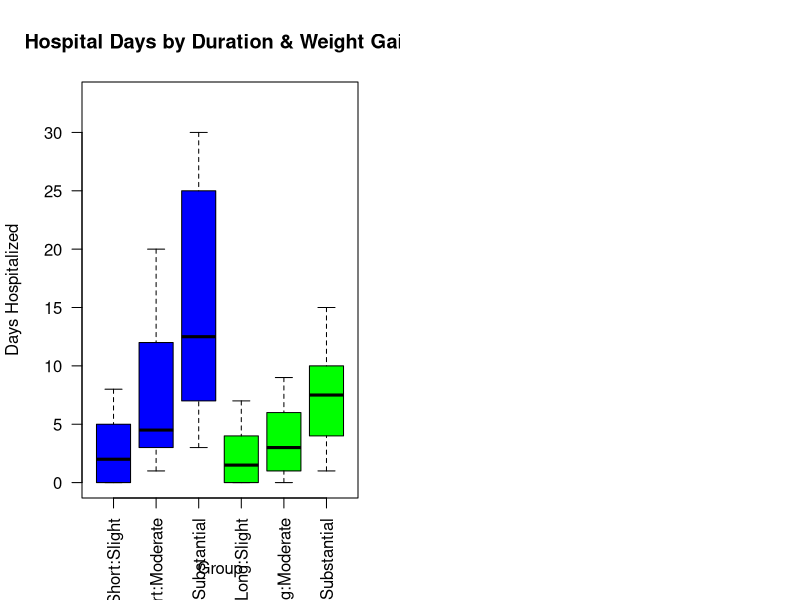
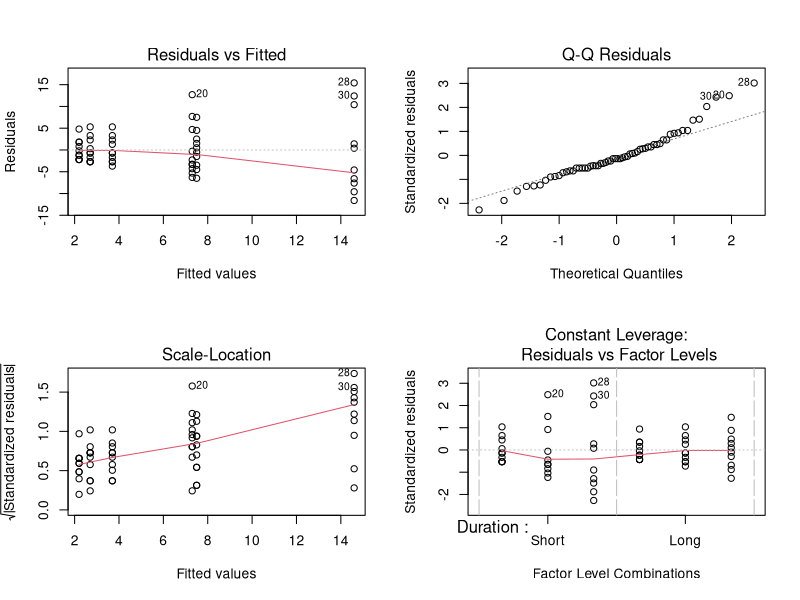

These figures' R source, in order: (Note: this script raises an error after producing the figures.)
library(dplyr)
library(MASS)
library(multcomp)

days <- c(
  0, 2, 1, 3, 0, 2, 0, 5, 6, 8, 2, 4, 7, 12, 15, 4, 3, 1, 5, 20, 15, 10, 8, 5, 25, 16, 7, 30, 3, 27, 0, 1, 1, 0, 4, 2, 7, 4, 0, 3, 5, 3, 2, 0, 1, 1, 3, 6, 7, 9, 10, 8, 12, 3, 7, 15, 4, 9, 6, 1
)

duration <- c(rep(1, 30), rep(2, 30)) 
weight   <- rep(c(rep(1, 10), rep(2, 10), rep(3, 10)), 2)

# Combine into a data frame
KidneyFailure <- data.frame(
  Days = days,
  Duration = factor(duration, labels = c("Short", "Long")),
  WeightGain = factor(weight, labels = c("Slight", "Moderate", "Substantial"))
)

# Checking cell balance
table(KidneyFailure$Duration, KidneyFailure$WeightGain) 
# 10 in every cell --> balanced

summary.stats <- KidneyFailure %>%
  group_by(Duration, WeightGain) %>%
  summarise(
    Mean = mean(Days),
    Var = var(Days),
    SD = sd(Days)
  )

print(summary.stats)
#SD for short/slight = 2.7, for short/substantial = 9.7 --> red flag for heteroscedasticity

# boxplot (HA)
KidneyFailure$Group <- interaction(KidneyFailure$Duration, 
                                   KidneyFailure$WeightGain,
                                   sep=":")
KidneyFailure$Group <- factor(KidneyFailure$Group,
                              levels=c("Short:Slight", "Short:Moderate", 
                                       "Short:Substantial", "Long:Slight",
                                       "Long:Moderate", "Long:Substantial"))
par(mfrow = c(1,2))
boxplot(Days ~ Group, data=KidneyFailure,
        main="Hospital Days by Duration & Weight Gain",
        ylab="Days Hospitalized",
        xlab="Group",
        las=2,
        col = rep(c("blue","green"), each=3),
        border="black",
        ylim=c(0, max(KidneyFailure$Days) * 1.1))
# ANALYSIS (HA)
# Test interaction using ANOVA
anova(lm(Days ~ Duration * WeightGain, data = KidneyFailure))
# Test main factors using ANOVA
anova_results <- anova(lm(Days ~ Duration + WeightGain, data = KidneyFailure))
print(anova_results)

# MODEL AND ASSUMPTIONS

model.full <- lm(Days ~ Duration * WeightGain, data = KidneyFailure)
model.full

par(mfrow = c(2, 2))
plot(model.full) 
par(mfrow = c(1, 1))
#Residuals plot shows funnel shape (bigger spread in residuals for higher values)

shapiro.test(residuals(model.full))
#significant --> abnormal distribution of residuals

library(car)
# Homogeneity test (HA)
levene_result <- leveneTest(Days ~ Duration * WeightGain, 
                            data = KidneyFailure, center = mean)

print(levene_result)
#p-value < 0.001 indicates unequal variances across treatment duration and
# weight gain group.

# TRANSFORMATIONS

#box cox to find best transform
#use days + 1 since log(0) won't work
model.plus.1 <- lm(Days + 1 ~ Duration * WeightGain, data = KidneyFailure)
bc <- boxcox(model.plus.1, lambda = seq(-2, 2, 0.1))

# Find best Lambda
lambda.max <- max(bc$y)
best.lambda <- bc$x[bc$y == lambda.max]
print(best.lambda)

# Since lambda approaches 0 we use log-transformation
KidneyFailure$Days.Log <- log(KidneyFailure$Days + 1)

# TRANSFORMED MODEL

fit.full <- aov(Days.Log ~ Duration * WeightGain, data = KidneyFailure)

par(mfrow = c(2, 2))
plot(fit.full) 
par(mfrow = c(1, 1))

shapiro.test(residuals(fit.full))
#transformation seems to have fixed homoscedastisticy

summary(fit.full)
# interaction is not significant --> leave it out of model

fit.main <- aov(Days.Log ~ Duration + WeightGain, data = KidneyFailure)
summary(fit.main)

# POST HOC ANALYSIS (Weight gain)

#Tukey for WeightGain
tukey.weight <- glht(fit.main, linfct = mcp(WeightGain = "Tukey"))
tukey.ci <- confint(tukey.weight)
summary(tukey.weight)
plot(tukey.weight)

# Run Tukey's HSD on the model
# P-values of TukeyHSD are more accurate, glht() approximates those p-values
# Prof Alonso did use glht() tukey to calculate the pairwise difference which are the same between the two functions
# for the p-values he used TukeyHSD
TukeyHSD(fit.main, which = "WeightGain")


#back transofrmation for Weight Gain
weightgain.bt <- data.frame(
  Comparison = rownames(tukey.ci$confint),
  Log.Diff   = tukey.ci$confint[, "Estimate"],
  Log.Lwr    = tukey.ci$confint[, "lwr"],
  Log.Upr    = tukey.ci$confint[, "upr"]
)

#add p-values (HA)
tukey.summary <- summary(tukey.weight)
weightgain.bt$p.value <- round(tukey.summary$test$pvalues, 4)
weightgain.bt$p.value
## conclusion: p < 0.05 for all three comparisons => all weight groups differ
## significantly from each other. Every increase in weight gain leads to 
## significantly longer hospitalized days. 

# the ratio is e^(log_diff)
weightgain.bt$Ratio <- exp(weightgain.bt$Log.Diff)
weightgain.bt$Ratio.Lwr <- exp(weightgain.bt$Log.Lwr)
weightgain.bt$Ratio.Upr <- exp(weightgain.bt$Log.Upr)

# Percentage change (Formula: (Ratio - 1) * 100)
weightgain.bt$Pct.Change <- (weightgain.bt$Ratio - 1) * 100
weightgain.bt$Pct.Lwr    <- (weightgain.bt$Ratio.Lwr - 1) * 100
weightgain.bt$Pct.Upr    <- (weightgain.bt$Ratio.Upr - 1) * 100

weightgain.bt <- weightgain.bt %>%
  dplyr::select(Comparison, Ratio, Pct.Change, Pct.Lwr, Pct.Upr) %>%
  mutate(across(where(is.numeric), round, 1))

print(weightgain.bt)


#patients with a substantial weight gain have a significanly higher stay.
#3.7x times higher compared to slight weight (267%)
#moderate --> sligt 1.9 (88%)
#substantial --> moderate 2.0 (95%)

# ANALYSIS OF DURATION

#Duration has only two groups, so we already know that the effect is longer stay --> shorter hospitalization

#confidence intervals
ci.log <- confint(fit.main, parm="DurationLong", level = .95)

#coefficient
coef.log <- coef(fit.main)["DurationLong"]
#Back transformation for Duration
duration.bt <- data.frame(
  Comparison = "Long - Short" ,
  Ratio      = exp(coef(fit.main)["DurationLong"]),
  Pct.Change = (exp(coef.log) - 1) * 100,
  Pct.Lwr    = (exp(ci.log[1])-1) * 100 ,
  Pct.Upr    = (exp(ci.log[2])-1) * 100
)

duration.bt <- duration.bt %>%
  dplyr::select(Comparison, Ratio, Pct.Change, Pct.Lwr, Pct.Upr) %>%
  mutate(across(where(is.numeric), round, 1))

print(duration.bt)
#patients with a longer treatment had a 32,6% shorter stay in the hospital

# 7. Visualization & Conclusion

interaction.plot(x.factor = KidneyFailure$WeightGain, 
                 trace.factor = KidneyFailure$Duration, 
                 response = KidneyFailure$Days.Log, 
                 fun = mean, 
                 type = "b", 
                 legend = TRUE, 
                 ylab = "Mean Log(Days + 1)", 
                 xlab = "Weight Gain",
                 pch = c(1, 19),
                 col = c("black", "red"))

#Weight gain between treatment has a very strong impact on days in the hospital. 
#The extremer the weight gain, leads to longer hospital stays
#The time of dialysis impacts hospitalization, regardless of weight gain. 
#No interaction effect --> effects are additive
#Have to keep in mind log-transformation, the difference in *actual* amount of days between
#weight gain classes, but also withing for example substantial weight gain between

#short and long treatment within substantial weight gain is huge
